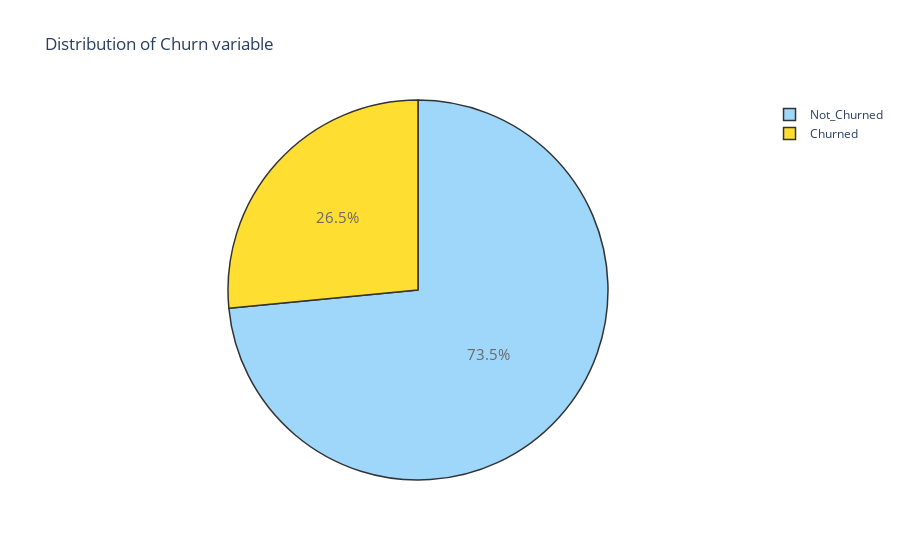

The notebook cell this image was saved under:
### Code cell
attrition = data[(data['Churn'] != 0)]
no_attrition = data[(data['Churn'] == 0)]


#------------PERCENTAGE-------------------
trace = go.Pie(labels = ['Not_Churned', 'Churned'], values = data['Churn'].value_counts(), 
               textfont=dict(size=15), opacity = 0.8,
               marker=dict(colors=['lightskyblue','gold'], 
                           line=dict(color='#000000', width=1.5)))


layout = dict(title =  'Distribution of Churn variable')
           
fig = dict(data = [trace], layout=layout)
py.iplot(fig)

### Figure 1 — Plotly figure (JSON) as saved in the notebook; plotly's stock layout.template omitted (floating-point values rounded to 4 significant figures)
{"data": [{"labels": ["Not_Churned", "Churned"], "marker": {"colors": ["lightskyblue", "gold"], "line": {"color": "#000000", "width": 1.5}}, "opacity": 0.8, "textfont": {"size": 15}, "type": "pie", "values": [5174, 1869]}], "layout": {"title": {"text": "Distribution of Churn variable"}}}
